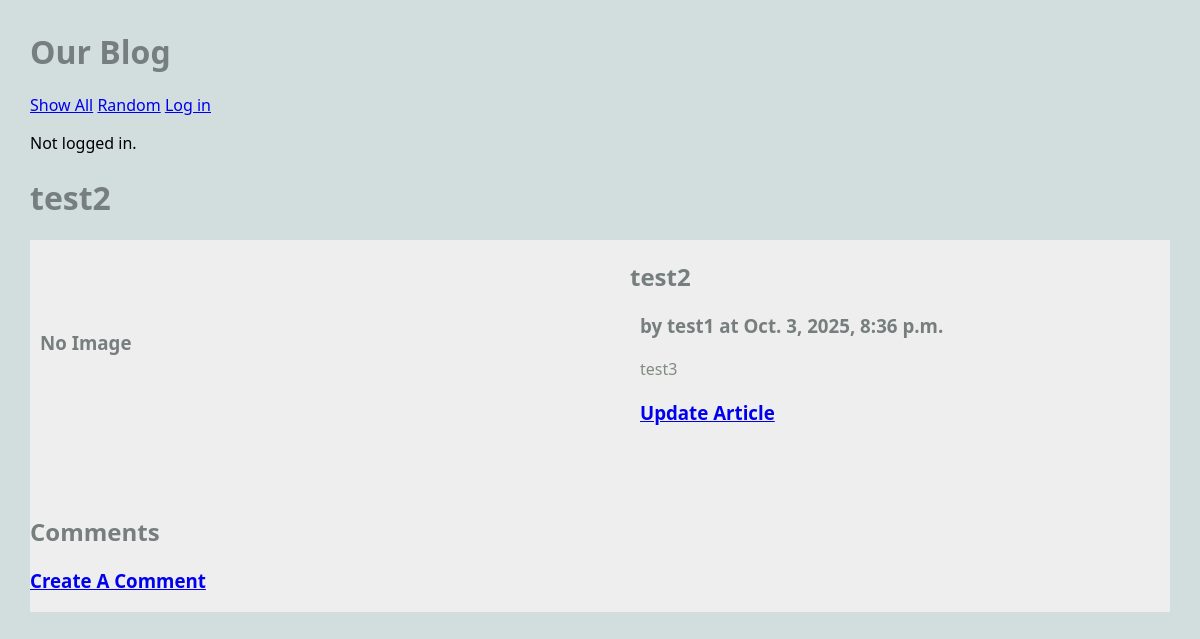
Screenshot of /blog/ with the database file from the repository.
### blog/models.py (models this page shows, shortened)
class Article(models.Model):
    title = models.TextField(blank=True)
    author = models.TextField(blank=True)
    text = models.TextField(blank=True)
    published = models.DateTimeField(auto_now=True)
    image_file = models.ImageField(blank=True) # Actual Image
    user = models.ForeignKey(User, on_delete=models.CASCADE) ## NEW
    def get_all_comments(self):
        comments = Comment.objects.filter(article=self)
        return comments

### blog/views.py (the view)
# urls.py: path('', RandomArticleView.as_view(), name="random"),
class RandomArticleView(DetailView):
    model = Article
    template_name = "blog/article.html"
    context_object_name = "article" # note singular variable name
    def get_object(self):
        all_articles = Article.objects.all()
        article = random.choice(all_articles)
        return article

### blog/templates/blog/article.html (shortened to what this page needs)
{% extends 'blog/base.html' %}
{% block content %}
<h1>{{article.title}}</h1>
<main class="grid-container">
     <article class="featured">
        {% if article.image_file %}
        <img src="{{article.image_file.url}}" alt="Kai">
        {% else %}
        <h3>No Image</h3>
        {% endif %}
        <div>
            <h2>
                {{article.title}}
            </h2>
            <h3>
                by {{article.author}} at {{article.published}}
            </h3>
            <p>
                {{article.text}}
            </p>
            <h3>
                <a href="{% url 'update_article' article.pk %}">Update Article</a>
            </h3>
        </div>
    </article>
    <div>
    <h2>Comments</h2>
    <h3>
        <a href="{% url 'create_comment' article.pk %}">Create A Comment</a>
    </h3>
    </div>
</main>
{% endblock %}

### static/styles-blog.css (style rules this page uses)
body { margin: 30px; background: #d1dedd; font-family:'Segoe UI', Tahoma, Geneva, Verdana, sans-serif; }
h1, h2, h3 { color: #767f7e; }
p { color: #828b82; }
.grid-container { background: #eee; max-width: 900px; display: grid; grid-template-columns: repeat(3, 1fr); grid-gap: 10px; max-width: 1200px; margin: 20px auto; }
article.featured { grid-column: span 3; display: grid; gap: 60px; grid-template-columns: 1fr 1fr; align-items: center; border-bottom: 1px #bbc7c7; padding-bottom: 40px; }
article p, article h3 { margin: 20px 10px; }

### rows the page displays
Article: title "test2", author "test1", published "Oct. 3, 2025, 8:36 p.m.", text "test3"
